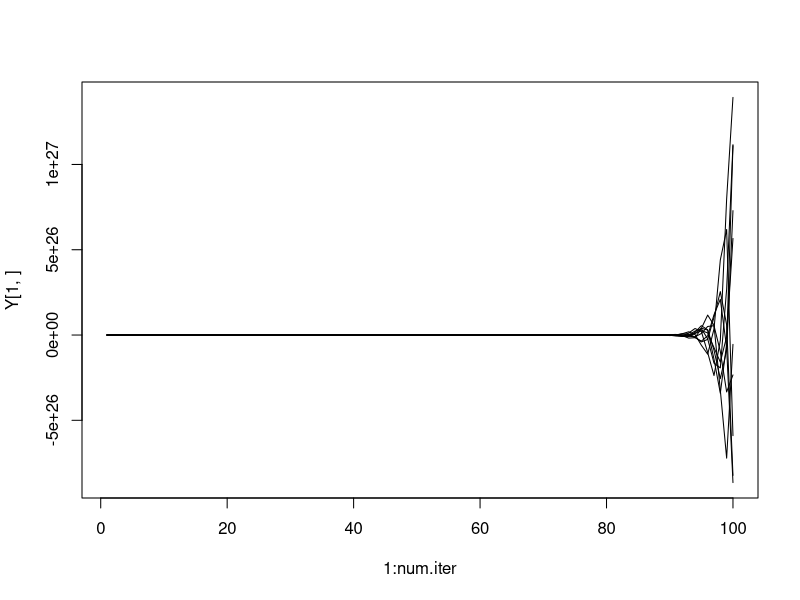

Reproduce this figure in R.

# Equilibrium mode, p.193

# number of agents
n <- 10

# number of exogenous variables
k <- 5

# how long to run simulation
num.iter <- 100


# matrix of coefficient of effects of agents on each other
W <- matrix(runif(n*n,min=-1,max=1),nrow=n)

# matrix of exogenous scores
X <- matrix(runif(n*k,min=-1,max=1),nrow=n)

# matrix of exogenous coefficients
B <- runif(k*1,min=-1,max=1)

# residual matrix
U <- runif(n*1,min=-1,max=1)

# initial condition
Y.init <- runif(n*1,min=-1,max=1)

Y <- matrix(0,nrow=n,ncol=num.iter)
Y[,1] <- Y.init


for (i in 2:num.iter) {
    Y[,i] <- W %*% Y[,i-1] + X %*% B + U
}

plot(1:num.iter,Y[1,],type="n",ylim=c(min(Y),max(Y)))
for (i in 1:n) {
    lines(1:num.iter,Y[i,],type="l")
}
